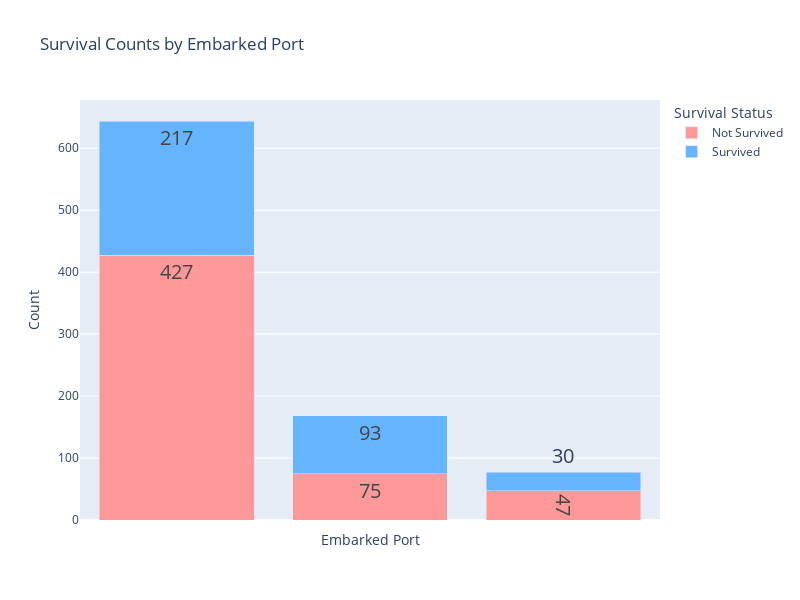

Notebook cell for this chart:
### Code cell
# Calculate the survival count by embarkation port
embarked_survival_counts = train_titanic_dropped.groupby(['Embarked', 'Survived']).size().unstack().fillna(0)
embarked_survival_counts.columns = ['Not Survived', 'Survived']
embarked_survival_counts = embarked_survival_counts.reset_index()

# Plotting with Plotly
fig = px.bar(embarked_survival_counts,
             x='Embarked',
             y=['Not Survived', 'Survived'],
             title='Survival Counts by Embarked Port',
             labels={'Embarked': 'Embarked Port', 'value': 'Count'},
             color_discrete_map={'Not Survived': '#FF9999', 'Survived': '#66B3FF'},  # Softer colors
             text_auto=True,  # Add text labels on bars
             barmode='stack'  # Stack bars for 'Not Survived' and 'Survived'
             )

# Customize layout
fig.update_layout(
    xaxis_title='Embarked Port',
    yaxis_title='Count',
    xaxis=dict(
        tickvals=['C', 'S', 'Q'],
        ticktext=['Cherbourg', 'Southampton', 'Queenstown'],  # Custom labels for embarkation ports
    ),
    yaxis=dict(
        title='Count',  # Y-axis title
    ),
    legend_title='Survival Status',

    width=800,  # Set the width of the plot
    height=600  # Set the height of the plot
)


fig.update_traces(

    textfont=dict(size=20)  # Font size for text labels inside bars




)

# Show plot
fig.show()

### Figure 1 — Plotly figure (JSON) as saved in the notebook; plotly's stock layout.template omitted (floating-point values rounded to 4 significant figures)
{"data": [{"alignmentgroup": "True", "hovertemplate": "variable=Not Survived<br>Embarked Port=%{x}<br>Count=%{y}<extra></extra>", "legendgroup": "Not Survived", "marker": {"color": "#FF9999", "pattern": {"shape": ""}}, "name": "Not Survived", "offsetgroup": "Not Survived", "orientation": "v", "showlegend": true, "textfont": {"size": 20}, "textposition": "auto", "texttemplate": "%{y}", "type": "bar", "x": [0, 1, 2], "xaxis": "x", "y": [427, 75, 47], "yaxis": "y"}, {"alignmentgroup": "True", "hovertemplate": "variable=Survived<br>Embarked Port=%{x}<br>Count=%{y}<extra></extra>", "legendgroup": "Survived", "marker": {"color": "#66B3FF", "pattern": {"shape": ""}}, "name": "Survived", "offsetgroup": "Survived", "orientation": "v", "showlegend": true, "textfont": {"size": 20}, "textposition": "auto", "texttemplate": "%{y}", "type": "bar", "x": [0, 1, 2], "xaxis": "x", "y": [217, 93, 30], "yaxis": "y"}], "layout": {"barmode": "stack", "height": 600, "legend": {"title": {"text": "Survival Status"}, "tracegroupgap": 0}, "title": {"text": "Survival Counts by Embarked Port"}, "width": 800, "xaxis": {"anchor": "y", "domain": [0, 1], "ticktext": ["Cherbourg", "Southampton", "Queenstown"], "tickvals": ["C", "S", "Q"], "title": {"text": "Embarked Port"}}, "yaxis": {"anchor": "x", "domain": [0, 1], "title": {"text": "Count"}}}}
